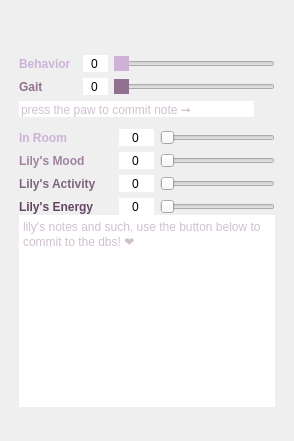
      <widget class="QWidget" name="lilys_mod">
       <layout class="QGridLayout" name="gridLayout_40">
        <item row="0" column="0">
         <widget class="QFrame" name="lilyStack">
          <layout class="QGridLayout" name="gridLayout_22">
           <property name="leftMargin">
            <number>8</number>
           </property>
           <property name="topMargin">
            <number>8</number>
           </property>
           <property name="rightMargin">
            <number>8</number>
           </property>
           <property name="bottomMargin">
            <number>8</number>
           </property>
           <property name="spacing">
            <number>0</number>
           </property>
           <item row="0" column="0">
            <widget class="QFrame" name="button_catcher_frame">
             <layout class="QHBoxLayout" name="horizontalLayout_3">
              <property name="spacing">
               <number>0</number>
              </property>
              <property name="leftMargin">
               <number>0</number>
              </property>
              <property name="topMargin">
               <number>0</number>
              </property>
              <property name="rightMargin">
               <number>0</number>
              </property>
              <property name="bottomMargin">
               <number>0</number>
              </property>
              <item>
               <spacer name="xx_2">
                <property name="orientation">
                 <enum>Qt::Horizontal</enum>
                </property>
                <property name="sizeHint" stdset="0">
                 <size>
                  <width>40</width>
                  <height>20</height>
                 </size>
                </property>
               </spacer>
              </item>
              <item>
               <widget class="QPushButton" name="lily_walk_btn">
                <property name="toolTip">
                 <string>&lt;html&gt;&lt;head/&gt;&lt;body&gt;&lt;p&gt;press opt+cmd+w to commit walk data!&lt;/p&gt;&lt;/body&gt;&lt;/html&gt;</string>
                </property>
                <property name="styleSheet">
                 <string notr="true">
QPushButton {
border:none;
image: url(:/newPrefix/lily_walk_norm.png);
max-width:30px;
min-width:30px;
max-height:30px;
min-height:30px;
}

QPushButton:hover {
image: url(:/newPrefix/lily_walk_one_hover.png);
}

QPushButton:pressed {
image: url(:/newPrefix/lily_walk_checked_one.png);
}


</string>
                </property>
                <property name="text">
                 <string/>
                </property>
                <property name="iconSize">
                 <size>
                  <width>22</width>
                  <height>22</height>
                 </size>
                </property>
                <property name="checkable">
                 <bool>false</bool>
                </property>
               </widget>
              </item>
              <item>
               <spacer name="xx_3">
                <property name="orientation">
                 <enum>Qt::Horizontal</enum>
                </property>
                <property name="sizeHint" stdset="0">
                 <size>
                  <width>40</width>
                  <height>20</height>
                 </size>
                </property>
               </spacer>
              </item>
              <item>
               <widget class="QPushButton" name="lily_ate_check">
                <property name="toolTip">
                 <string>&lt;html&gt;&lt;head/&gt;&lt;body&gt;&lt;p&gt;Press to &lt;span style=&quot; font-style:italic;&quot;&gt;commit &lt;/span&gt;&lt;span style=&quot; font-weight:600;&quot;&gt;Diet&lt;/span&gt; Data&lt;/p&gt;&lt;/body&gt;&lt;/html&gt;</string>
                </property>
                <property name="styleSheet">
                 <string notr="true">
QPushButton {
border:none;
image: url(:/newPrefix/lilyasdfas.png);
max-width:30px;
min-width:30px;
max-height:30px;
min-height:30px;
}

QPushButton:hover {
image: url(:/newPrefix/lilydiethover2.png);
}

QPushButton:pressed {
image: url(:/newPrefix/lilydietchecked.png);
}


</string>
                </property>
                <property name="text">
                 <string/>
                </property>
                <property name="checkable">
                 <bool>false</bool>
                </property>
                <property name="checked">
                 <bool>false</bool>
                </property>
                <property name="flat">
                 <bool>true</bool>
                </property>
               </widget>
              </item>
              <item>
               <spacer name="xx">
                <property name="orientation">
                 <enum>Qt::Horizontal</enum>
                </property>
                <property name="sizeHint" stdset="0">
                 <size>
                  <width>40</width>
                  <height>20</height>
                 </size>
                </property>
               </spacer>
              </item>
             </layout>
            </widget>
           </item>
           <item row="1" column="0">
            <widget class="QFrame" name="walk_mood_rate_frame">
             <layout class="QGridLayout" name="gridLayout_33">
              <property name="leftMargin">
               <number>0</number>
              </property>
              <property name="topMargin">
               <number>6</number>
              </property>
              <property name="rightMargin">
               <number>0</number>
              </property>
              <property name="bottomMargin">
               <number>6</number>
              </property>
              <property name="verticalSpacing">
               <number>6</number>
              </property>
              <item row="1" column="2">
               <widget class="QSpinBox" name="lily_behavior">
                <property name="frame">
                 <bool>false</bool>
                </property>
                <property name="alignment">
                 <set>Qt::AlignCenter</set>
                </property>
                <property name="buttonSymbols">
                 <enum>QAbstractSpinBox::NoButtons</enum>
                </property>
                <property name="suffix">
                 <string/>
                </property>
                <property name="minimum">
                 <number>0</number>
                </property>
                <property name="maximum">
                 <number>100</number>
                </property>
               </widget>
              </item>
              <item row="2" column="2">
               <widget class="QSpinBox" name="lily_gait">
                <property name="frame">
                 <bool>false</bool>
                </property>
                <property name="alignment">
                 <set>Qt::AlignCenter</set>
                </property>
                <property name="buttonSymbols">
                 <enum>QAbstractSpinBox::NoButtons</enum>
                </property>
                <property name="suffix">
                 <string/>
                </property>
                <property name="minimum">
                 <number>0</number>
                </property>
                <property name="maximum">
                 <number>100</number>
                </property>
               </widget>
              </item>
              <item row="2" column="0" colspan="2">
               <widget class="QLabel" name="na_45">
                <property name="styleSheet">
                 <string notr="true">QLabel {
background:transparent;
font-weight:bold;
color:rgb(144,114,144);
}
QLabel:hover {
color:rgb(174,144,174);
}</string>
                </property>
                <property name="text">
                 <string>Gait</string>
                </property>
               </widget>
              </item>
              <item row="1" column="0">
               <widget class="QLabel" name="na_42">
                <property name="styleSheet">
                 <string notr="true">

QLabel {
font-weight:bold;
color:rgb(205,178,214);
}
QLabel:hover {
color: rgb(250,223,255);
}
    </string>
                </property>
                <property name="text">
                 <string>Behavior</string>
                </property>
               </widget>
              </item>
              <item row="1" column="3">
               <widget class="QSlider" name="lily_behavior_slider">
                <property name="toolTip">
                 <string>how well my lil lady 
behaved, did she pull tons 
or just a little?</string>
                </property>
                <property name="styleSheet">
                 <string notr="true">QSlider::handle:horizontal {
    background:rgb(205,178,214);
}
QSlider::handle:horizontal:hover {
    background:rgb(235,208,244);
}
QSlider::handle:horizontal:pressed {
    background:rgb(185,158,194);
}
QSlider::groove:horizontal:hover {
    background:rgba(205,178,214,45);
}</string>
                </property>
                <property name="minimum">
                 <number>0</number>
                </property>
                <property name="maximum">
                 <number>100</number>
                </property>
                <property name="orientation">
                 <enum>Qt::Horizontal</enum>
                </property>
                <property name="tickPosition">
                 <enum>QSlider::NoTicks</enum>
                </property>
               </widget>
              </item>
              <item row="2" column="3">
               <widget class="QSlider" name="lily_gait_slider">
                <property name="toolTip">
                 <string>How well my lady
 walked the wilds!</string>
                </property>
                <property name="styleSheet">
                 <string notr="true">
/* ///////////////////////////////////////////////////////////////
QSlider Colors
/////////////////////////////////////////////////////////////// */

QSlider::handle:horizontal {background:rgb(144,114,144);}
QSlider::handle:horizontal:hover {background:rgb(174,144,174);}
QSlider::handle:horizontal:pressed {background:rgb(124,94,124);}
QSlider::groove:horizontal:hover {background:rgba(144,114,144,0.25);}
</string>
                </property>
                <property name="minimum">
                 <number>0</number>
                </property>
                <property name="maximum">
                 <number>100</number>
                </property>
                <property name="orientation">
                 <enum>Qt::Horizontal</enum>
                </property>
                <property name="tickPosition">
                 <enum>QSlider::NoTicks</enum>
                </property>
               </widget>
              </item>
             </layout>
            </widget>
           </item>
           <item row="2" column="0">
            <widget class="QFrame" name="lily_diet_mood_input_container">
             <layout class="QGridLayout" name="gridLayout_23">
              <property name="leftMargin">
               <number>0</number>
              </property>
              <property name="topMargin">
               <number>0</number>
              </property>
              <property name="rightMargin">
               <number>0</number>
              </property>
              <property name="bottomMargin">
               <number>0</number>
              </property>
              <property name="spacing">
               <number>6</number>
              </property>
              <item row="1" column="2">
               <widget class="QFrame" name="lily_diet_frame">
                <property name="sizePolicy">
                 <sizepolicy hsizetype="Minimum" vsizetype="Fixed">
                  <horstretch>0</horstretch>
                  <verstretch>0</verstretch>
                 </sizepolicy>
                </property>
                <layout class="QGridLayout" name="gridLayout_71">
                 <property name="leftMargin">
                  <number>0</number>
                 </property>
                 <property name="topMargin">
                  <number>0</number>
                 </property>
                 <property name="rightMargin">
                  <number>0</number>
                 </property>
                 <property name="bottomMargin">
                  <number>0</number>
                 </property>
                 <property name="spacing">
                  <number>0</number>
                 </property>
                </layout>
               </widget>
              </item>
              <item row="9" column="1">
               <widget class="QSpinBox" name="lily_mood">
                <property name="sizePolicy">
                 <sizepolicy hsizetype="Preferred" vsizetype="Preferred">
                  <horstretch>0</horstretch>
                  <verstretch>0</verstretch>
                 </sizepolicy>
                </property>
                <property name="maximumSize">
                 <size>
                  <width>35</width>
                  <height>16777215</height>
                 </size>
                </property>
                <property name="toolTip">
                 <string>Little wiggly's mood for the day!</string>
                </property>
                <property name="styleSheet">
                 <string notr="true"/>
                </property>
                <property name="frame">
                 <bool>false</bool>
                </property>
                <property name="alignment">
                 <set>Qt::AlignCenter</set>
                </property>
                <property name="readOnly">
                 <bool>false</bool>
                </property>
                <property name="buttonSymbols">
                 <enum>QAbstractSpinBox::NoButtons</enum>
                </property>
                <property name="minimum">
                 <number>-10</number>
                </property>
                <property name="maximum">
                 <number>10</number>
                </property>
               </widget>
              </item>
              <item row="11" column="1">
               <widget class="QSpinBox" name="lily_energy">
                <property name="sizePolicy">
                 <sizepolicy hsizetype="Preferred" vsizetype="Preferred">
                  <horstretch>0</horstretch>
                  <verstretch>0</verstretch>
                 </sizepolicy>
                </property>
                <property name="maximumSize">
                 <size>
                  <width>35</width>
                  <height>16777215</height>
                 </size>
                </property>
                <property name="toolTip">
                 <string>Her overall energy, mostly to notice if she is acting sick</string>
                </property>
                <property name="styleSheet">
                 <string notr="true"/>
                </property>
                <property name="frame">
                 <bool>false</bool>
                </property>
                <property name="alignment">
                 <set>Qt::AlignCenter</set>
                </property>
                <property name="readOnly">
                 <bool>false</bool>
                </property>
                <property name="buttonSymbols">
                 <enum>QAbstractSpinBox::NoButtons</enum>
                </property>
                <property name="minimum">
                 <number>-10</number>
                </property>
                <property name="maximum">
                 <number>10</number>
                </property>
               </widget>
              </item>
              <item row="10" column="2" colspan="2">
               <widget class="QSlider" name="lily_mood_activity_slider">
                <property name="sizePolicy">
                 <sizepolicy hsizetype="Preferred" vsizetype="Preferred">
                  <horstretch>0</horstretch>
                  <verstretch>0</verstretch>
                 </sizepolicy>
                </property>
                <property name="cursor">
                 <cursorShape>ArrowCursor</cursorShape>
                </property>
                <property name="toolTip">
                 <string>Little Lilys activity for the day, that is, her gait, her joy, her spunk :D</string>
                </property>
                <property name="styleSheet">
                 <string notr="true"/>
                </property>
                <property name="minimum">
                 <number>0</number>
                </property>
                <property name="maximum">
                 <number>10</number>
                </property>
                <property name="orientation">
                 <enum>Qt::Horizontal</enum>
                </property>
                <property name="tickPosition">
                 <enum>QSlider::NoTicks</enum>
                </property>
               </widget>
              </item>
              <item row="11" column="2" colspan="2">
               <widget class="QSlider" name="lily_energy_slider">
                <property name="sizePolicy">
                 <sizepolicy hsizetype="Preferred" vsizetype="Preferred">
                  <horstretch>0</horstretch>
                  <verstretch>0</verstretch>
                 </sizepolicy>
                </property>
                <property name="toolTip">
                 <string>Her overall energy, mostly to notice if she is acting sick</string>
                </property>
                <property name="styleSheet">
                 <string notr="true"/>
                </property>
                <property name="minimum">
                 <number>0</number>
                </property>
                <property name="maximum">
                 <number>10</number>
                </property>
                <property name="orientation">
                 <enum>Qt::Horizontal</enum>
                </property>
                <property name="tickPosition">
                 <enum>QSlider::NoTicks</enum>
                </property>
               </widget>
              </item>
              <item row="9" column="2" colspan="2">
               <widget class="QSlider" name="lily_mood_slider">
                <property name="sizePolicy">
                 <sizepolicy hsizetype="Preferred" vsizetype="Preferred">
                  <horstretch>0</horstretch>
                  <verstretch>0</verstretch>
                 </sizepolicy>
                </property>
                <property name="toolTip">
                 <string>Little wiggly's mood for the day!</string>
                </property>
                <property name="styleSheet">
                 <string notr="true"/>
                </property>
                <property name="minimum">
                 <number>0</number>
                </property>
                <property name="maximum">
                 <number>10</number>
                </property>
                <property name="orientation">
                 <enum>Qt::Horizontal</enum>
                </property>
                <property name="tickPosition">
                 <enum>QSlider::NoTicks</enum>
                </property>
               </widget>
              </item>
              <item row="10" column="1">
               <widget class="QSpinBox" name="lily_activity">
                <property name="sizePolicy">
                 <sizepolicy hsizetype="Preferred" vsizetype="Preferred">
                  <horstretch>0</horstretch>
                  <verstretch>0</verstretch>
                 </sizepolicy>
                </property>
                <property name="maximumSize">
                 <size>
                  <width>35</width>
                  <height>16777215</height>
                 </size>
                </property>
                <property name="toolTip">
                 <string>Little Lilys activity for the day, that is, her gait, her joy, her spunk :D</string>
                </property>
                <property name="styleSheet">
                 <string notr="true"/>
                </property>
                <property name="frame">
                 <bool>false</bool>
                </property>
                <property name="alignment">
                 <set>Qt::AlignCenter</set>
                </property>
                <property name="readOnly">
                 <bool>false</bool>
                </property>
                <property name="buttonSymbols">
                 <enum>QAbstractSpinBox::NoButtons</enum>
                </property>
                <property name="minimum">
                 <number>-10</number>
                </property>
                <property name="maximum">
                 <number>10</number>
                </property>
               </widget>
              </item>
              <item row="8" column="2" colspan="2">
               <widget class="QSlider" name="lily_time_in_room_slider">
                <property name="sizePolicy">
                 <sizepolicy hsizetype="Preferred" vsizetype="Preferred">
                  <horstretch>0</horstretch>
                  <verstretch>0</verstretch>
                 </sizepolicy>
                </property>
                <property name="toolTip">
                 <string>&lt;html&gt;&lt;head/&gt;&lt;body&gt;&lt;p&gt;press cntrl+T to commit Time in Room Data&lt;/p&gt;&lt;/body&gt;&lt;/html&gt;</string>
                </property>
                <property name="styleSheet">
                 <string notr="true"/>
                </property>
                <property name="minimum">
                 <number>0</number>
                </property>
                <property name="maximum">
                 <number>100</number>
                </property>
                <property name="orientation">
                 <enum>Qt::Horizontal</enum>
                </property>
                <property name="tickPosition">
                 <enum>QSlider::NoTicks</enum>
                </property>
               </widget>
              </item>
              <item row="11" column="0">
               <widget class="QLabel" name="na_44">
                <property name="maximumSize">
                 <size>
                  <width>100</width>
                  <height>16777215</height>
                 </size>
                </property>
                <property name="styleSheet">
                 <string notr="true">QLabel {
font-weight:bold;
background:transparent;
color:rgb(100,70,100);
}
QLabel:hover {
color: rgb(150,120,150);
}
    </string>
                </property>
                <property name="text">
                 <string>Lily's Energy</string>
                </property>
               </widget>
              </item>
              <item row="0" column="3">
               <widget class="QPushButton" name="lily_walk_note_commit_btn">
                <property name="toolTip">
                 <string>&lt;html&gt;&lt;head/&gt;&lt;body&gt;&lt;p&gt;press opt+cmd+w to commit walk data!&lt;/p&gt;&lt;/body&gt;&lt;/html&gt;</string>
                </property>
                <property name="styleSheet">
                 <string notr="true">QPushButton {
border:none;
image: url(:/newPrefix/lily_walk_norm.png);
max-width:15px;
min-width:15px;
max-height:15px;
min-height:15px;
}

QPushButton:hover {
image: url(:/newPrefix/lily_walk_one_hover.png);
}

QPushButton:pressed {
image: url(:/newPrefix/lily_walk_checked_one.png);
}


</string>
                </property>
                <property name="text">
                 <string/>
                </property>
                <property name="iconSize">
                 <size>
                  <width>22</width>
                  <height>22</height>
                 </size>
                </property>
                <property name="checkable">
                 <bool>false</bool>
                </property>
               </widget>
              </item>
              <item row="10" column="0">
               <widget class="QLabel" name="na_43">
                <property name="maximumSize">
                 <size>
                  <width>100</width>
                  <height>16777215</height>
                 </size>
                </property>
                <property name="styleSheet">
                 <string notr="true">QLabel {
font-weight:bold;
background:transparent;
color:rgb(130,100,130);
}
QLabel:hover {
color: rgb(180,160,180);
}
    </string>
                </property>
                <property name="text">
                 <string>Lily's Activity</string>
                </property>
               </widget>
              </item>
              <item row="8" column="0">
               <widget class="QLabel" name="na_41">
                <property name="toolTip">
                 <string>&lt;html&gt;&lt;head/&gt;&lt;body&gt;&lt;p&gt;press cntrl+T to commit Time in Room Data&lt;/p&gt;&lt;/body&gt;&lt;/html&gt;</string>
                </property>
                <property name="styleSheet">
                 <string notr="true">

QLabel {
font-weight:bold;
color:rgb(205,178,214);
}
QLabel:hover {
color: rgb(250,223,255);
}
    </string>
                </property>
                <property name="text">
                 <string>In Room</string>
                </property>
               </widget>
              </item>
              <item row="9" column="0">
               <widget class="QLabel" name="na_46">
                <property name="maximumSize">
                 <size>
                  <width>100</width>
                  <height>16777215</height>
                 </size>
                </property>
                <property name="styleSheet">
                 <string notr="true">QLabel {
font-weight:bold;
background:transparent;
color:rgb(160,130,160);
}
QLabel:hover {
color: rgb(210,180,210);
}
 </string>
                </property>
                <property name="text">
                 <string>Lily's Mood</string>
                </property>
               </widget>
              </item>
              <item row="8" column="1">
               <widget class="QSpinBox" name="lily_time_in_room">
                <property name="sizePolicy">
                 <sizepolicy hsizetype="Preferred" vsizetype="Preferred">
                  <horstretch>0</horstretch>
                  <verstretch>0</verstretch>
                 </sizepolicy>
                </property>
                <property name="maximumSize">
                 <size>
                  <width>35</width>
                  <height>16777215</height>
                 </size>
                </property>
                <property name="toolTip">
                 <string>&lt;html&gt;&lt;head/&gt;&lt;body&gt;&lt;p&gt;press cntrl+T to commit Time in Room Data&lt;/p&gt;&lt;/body&gt;&lt;/html&gt;</string>
                </property>
                <property name="styleSheet">
                 <string notr="true"/>
                </property>
                <property name="frame">
                 <bool>false</bool>
                </property>
                <property name="alignment">
                 <set>Qt::AlignCenter</set>
                </property>
                <property name="readOnly">
                 <bool>false</bool>
                </property>
                <property name="buttonSymbols">
                 <enum>QAbstractSpinBox::NoButtons</enum>
                </property>
                <property name="minimum">
                 <number>-100</number>
                </property>
                <property name="maximum">
                 <number>100</number>
                </property>
               </widget>
              </item>
              <item row="0" column="0" colspan="3">
               <widget class="QLineEdit" name="lily_walk_note">
                <property name="styleSheet">
                 <string notr="true">
/* //////////////////////////////////////////////////////////////////////////////////////////
QComboBox Style Default
////////////////////////////////////////////////////////////////////////////////////////// */
QLineEdit {
    border:none;
	color:rgb(160,130,160);
}

QLineEdit:hover {
    color: rgb(200,170,200);
}

QLineEdit:focus {
    color: rgb(180,150,180);
}
    </string>
                </property>
                <property name="frame">
                 <bool>false</bool>
                </property>
                <property name="placeholderText">
                 <string>press the paw to commit note ➞</string>
                </property>
                <property name="clearButtonEnabled">
                 <bool>false</bool>
                </property>
               </widget>
              </item>
             </layout>
            </widget>
           </item>
           <item row="4" column="0">
            <widget class="QTextEdit" name="lily_notes">
             <property name="styleSheet">
              <string notr="true">
/* //////////////////////////////////////////////////////////////////////////////////////////
QComboBox Style Default
////////////////////////////////////////////////////////////////////////////////////////// */
QTextEdit {
    border:none;
	color:rgb(160,130,160);
}

QTextEdit:hover {
    color: rgb(200,170,200);
}

QTextEdit:focus {
    color: rgb(180,150,180);
}
    </string>
             </property>
             <property name="tabStopDistance">
              <double>20.000000000000000</double>
             </property>
             <property name="placeholderText">
              <string>lily's notes and such, use the button below to commit to the dbs! ❤ </string>
             </property>
            </widget>
           </item>
           <item row="5" column="0" alignment="Qt::AlignHCenter">
            <widget class="QPushButton" name="lily_note_commit_btn">
             <property name="toolTip">
              <string>&lt;html&gt;&lt;head/&gt;&lt;body&gt;&lt;p&gt;press opt+cmd+w to commit walk data!&lt;/p&gt;&lt;/body&gt;&lt;/html&gt;</string>
             </property>
             <property name="styleSheet">
              <string notr="true">QPushButton {
border:none;
image: url(:/newPrefix/lily_walk_norm.png);
max-width:15px;
min-width:15px;
max-height:15px;
min-height:15px;
}

QPushButton:hover {
image: url(:/newPrefix/lily_walk_one_hover.png);
}

QPushButton:pressed {
image: url(:/newPrefix/lily_walk_checked_one.png);
}


</string>
             </property>
             <property name="text">
              <string/>
             </property>
             <property name="iconSize">
              <size>
               <width>22</width>
               <height>22</height>
              </size>
             </property>
             <property name="checkable">
              <bool>false</bool>
             </property>
            </widget>
           </item>
          </layout>
         </widget>
        </item>
       </layout>
      </widget>
